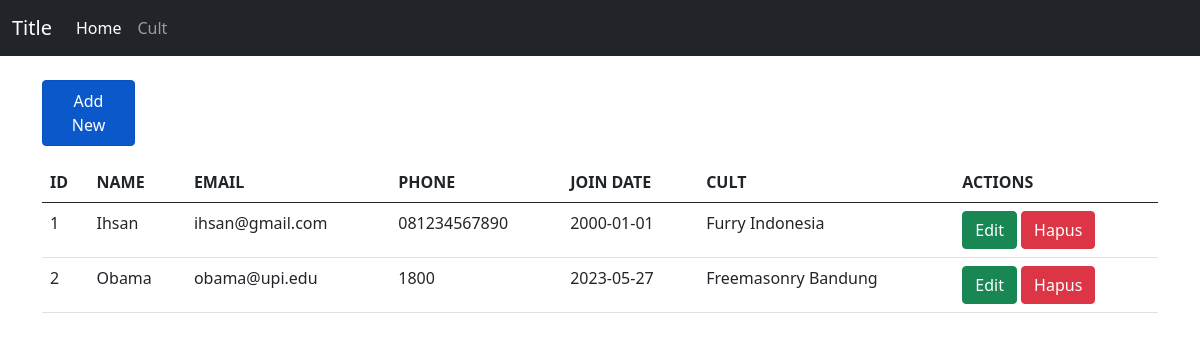
The app's page /source_code/index.php with its own data.
### tables this page shows
CREATE TABLE `members` (
  `id` int(11) NOT NULL,
  `name` varchar(254) DEFAULT NULL,
  `email` varchar(254) DEFAULT NULL,
  `phone` varchar(254) DEFAULT NULL,
  `join_date` date DEFAULT curdate(),
  `cult_id` int(11) DEFAULT NULL
);

CREATE TABLE `cult` (
  `id` int(11) NOT NULL,
  `name` varchar(254) DEFAULT NULL
);

### source_code/controllers/Member.controller.php (called while the page is built, shortened)
<?php
include_once("models/Member.class.php");
include_once("models/Cult.class.php");
include_once("views/Member.view.php");
class MemberController{
    private $member;
    function __construct(){
    $this->member = new Member(Connection::$db_host, Connection::$db_user, Connection::$db_pass, Connection::$db_name);
  }
  public function index() {
    $this->member->open();
    $this->member->getMemberJoin();
    $data = array(
        'members' => array(),
        'cult' => array()
      );
    while($row = $this->member->getResult()){
      array_push($data['members'], $row);
    }
    $view = new MemberView();
    $view->render($data);
  }
}

### source_code/views/Member.view.php (the view, shortened to what this page needs)
<?php
class MemberView{
    public function render($data){
        $dataMember = null;
        $no = 1;
        foreach($data['members'] as $val){
            list($id, $name, $email, $phone, $join_date, $cult_id, $cult_name) = $val;
            $dataMember .= "<tr>
            <td>" . $no . "</td>
            <td>" . $name . "</td>
            <td>" . $email . "</td>
            <td>" . $phone . "</td>
            <td>" . $join_date . "</td>
            <td>" . $cult_name . "</td>
            <td>
                <a href='index.php?id_edit=" . $id .  "' class='btn btn-success' '>Edit</a>
                <a href='index.php?id_hapus=" . $id . "' class='btn btn-danger' '>Hapus</a>
            </td>
            </tr>";
            $no++;
        }
    }
}
?>

### source_code/index.php
<?php
include_once("models/Template.class.php");
include_once("models/DB.class.php");
include_once("controllers/Member.controller.php");
$member = new MemberController();
if (isset($_POST['add'])) {
    $member->add($_POST);
} else if(isset($_POST['edit'])){
    $member->edit($_POST);
}  else if (!empty($_GET['id_hapus'])) {
    $id = $_GET['id_hapus'];
    $member->delete($id);
} else if (!empty($_GET['id_edit'])) {
    $id = $_GET['id_edit'];
    $member->editForm($id);
}else if (!empty($_GET['create'])){
    $member->createForm();
} else{
    $member->index();
}
?>

### source_code/models/Template.class.php (shortened to what this page needs)
<?php
class Template
{
    var $content = '';
    function __construct($filename='')
    {
        $this->content = implode('', @file($filename));
    }
    function clear()
    {
        $this->content = preg_replace("/DATA_[A-Z|_|0-9]+/", "", $this->content);
    }
    function write()
    {
        print $this->content;
    }
    function replace($old = '', $new = '')
    {
        if (is_int($new)) {
            $value = sprintf("%d", $new);
        }
        elseif (is_float($new)) {
            $value = sprintf("%f", $new);
        }
        elseif (is_array($new)) {
            $value = '';
            foreach ($new as $item) {
                $value .= $item. ' ';
            }
        }
        else {
            $value = $new;
        }
        $this->content = preg_replace("/$old/", $value, $this->content);
    }
}
?>

### records on screen
members: name "Ihsan", email "ihsan@gmail.com", phone "081234567890", join_date "2000-01-01", cult.name "Furry Indonesia"
members: name "Obama", email "obama@upi.edu", phone "1800", join_date "2023-05-27", cult.name "Freemasonry Bandung"

### other values on screen
$this->content "Title Home Cult Add New ID NAME EMAIL PHONE JOIN DATE CULT ACTIONS"
